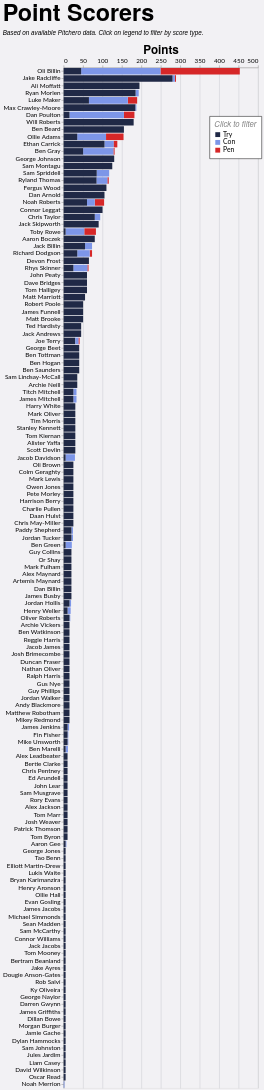

Vega-Lite specification for this chart:
### Vega-Lite specification from a JSON file in a GitHub repository (floating-point values rounded to 4 significant figures; data arrays with more than 128 entries replaced by an {"elided": "..."} marker saying what was removed)
{"config": {"axis": {"labelFont": "Lato, sans-serif", "titleFont": "PT Sans Narrow, Helvetica Neue, Helvetica, Arial, sans-serif", "labelFontSize": 13, "titleFontSize": 24, "gridColor": "#202947", "gridOpacity": 0.2}, "header": {"labelFont": "PT Sans Narrow, Helvetica Neue, Helvetica, Arial, sans-serif", "titleFont": "PT Sans Narrow, Helvetica Neue, Helvetica, Arial, sans-serif", "labelFontSize": 24, "titleFontSize": 28, "labelFontWeight": "bold", "orient": "left"}, "legend": {"labelFont": "Lato, sans-serif", "titleFont": "PT Sans Narrow, Helvetica Neue, Helvetica, Arial, sans-serif", "labelFontSize": 14, "titleFontSize": 16, "titlePadding": 5, "fillColor": "white", "strokeColor": "black", "padding": 10, "titleFontWeight": "lighter", "titleFontStyle": "italic", "titleColor": "gray", "offset": 10}, "title": {"font": "PT Sans Narrow, Helvetica Neue, Helvetica, Arial, sans-serif", "fontSize": 48, "fontWeight": "bold", "anchor": "start", "align": "center", "titlePadding": 20, "subtitlePadding": 10, "subtitleFontSize": 13, "subtitleColor": "", "subtitleFontStyle": "italic", "offset": 15, "color": "black"}, "axisX": {"labelAngle": 0}, "facet": {"title": null, "header": null, "align": {"row": "each", "column": "each"}}, "resolve": {"scale": {"y": "independent", "facet": "independent"}}, "background": "#f2f1f4"}, "data": {"name": "data-ca072a770053efce316ad490c94bfcd7"}, "mark": {"type": "bar"}, "encoding": {"color": {"field": "event", "legend": {"legendX": 300, "legendY": 100, "orient": "none", "title": "Click to filter"}, "scale": {"domain": ["Try", "Con", "Pen"], "range": ["#202946", "#7d96e8", "#d62728"]}, "type": "nominal"}, "order": {"field": "event_sort", "sort": "ascending", "type": "quantitative"}, "tooltip": [{"field": "player", "title": "Player", "type": "nominal"}, {"field": "event", "title": "Type", "type": "nominal"}, {"aggregate": "sum", "field": "count", "title": "Count", "type": "quantitative"}, {"aggregate": "sum", "field": "Points", "title": "Points", "type": "quantitative"}, {"aggregate": "sum", "field": "A", "title": "Games", "type": "quantitative"}], "x": {"aggregate": "sum", "axis": {"orient": "top", "title": "Points"}, "field": "Points", "type": "quantitative"}, "y": {"field": "player", "sort": "-x", "title": null, "type": "nominal"}}, "height": {"step": 15}, "params": [{"name": "param_1", "select": {"type": "point", "fields": ["event"]}, "bind": "legend"}], "title": {"text": "Point Scorers", "subtitle": "Based on available Pitchero data. Click on legend to filter by score type."}, "transform": [{"filter": {"param": "param_1"}}, {"calculate": "datum.event == 'Try' ? 1 : datum.event == 'Con' ? 2 : datum.event == 'Pen' ? 3 : 4", "as": "event_sort"}], "width": 400, "$schema": "https://vega.github.io/schema/vega-lite/v5.20.1.json", "datasets": {"data-ca072a770053efce316ad490c94bfcd7": {"elided": "438 records"}}}
